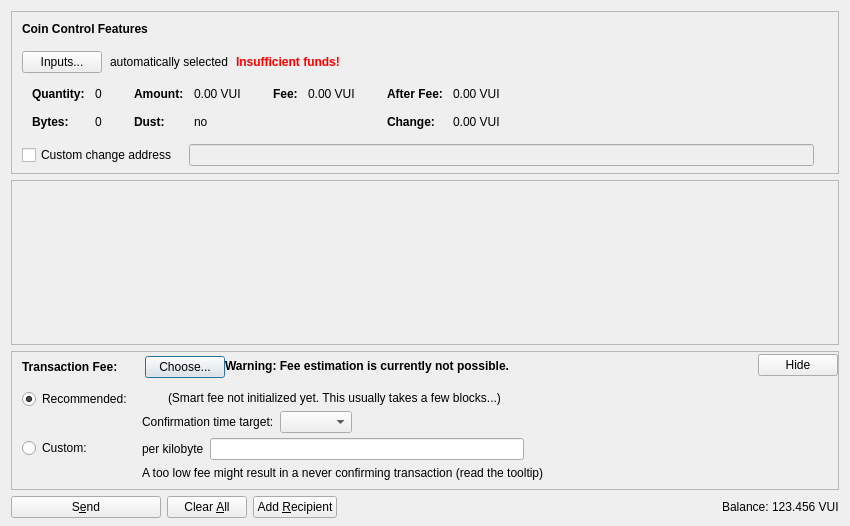
<?xml version="1.0" encoding="UTF-8"?>
<ui version="4.0">
 <class>SendCoinsDialog</class>
 <widget class="QDialog" name="SendCoinsDialog">
  <property name="geometry">
   <rect>
    <x>0</x>
    <y>0</y>
    <width>850</width>
    <height>526</height>
   </rect>
  </property>
  <property name="windowTitle">
   <string>Send Coins</string>
  </property>
  <layout class="QVBoxLayout" name="verticalLayout" stretch="0,1,0,0">
   <property name="bottomMargin">
    <number>8</number>
   </property>
   <item>
    <widget class="QFrame" name="frameCoinControl">
     <property name="sizePolicy">
      <sizepolicy hsizetype="Expanding" vsizetype="Expanding">
       <horstretch>0</horstretch>
       <verstretch>0</verstretch>
      </sizepolicy>
     </property>
     <property name="maximumSize">
      <size>
       <width>16777215</width>
       <height>16777215</height>
      </size>
     </property>
     <property name="frameShape">
      <enum>QFrame::StyledPanel</enum>
     </property>
     <property name="frameShadow">
      <enum>QFrame::Sunken</enum>
     </property>
     <layout class="QVBoxLayout" name="verticalLayoutCoinControl2">
      <property name="spacing">
       <number>0</number>
      </property>
      <property name="leftMargin">
       <number>0</number>
      </property>
      <property name="topMargin">
       <number>0</number>
      </property>
      <property name="rightMargin">
       <number>0</number>
      </property>
      <property name="bottomMargin">
       <number>6</number>
      </property>
      <item>
       <layout class="QVBoxLayout" name="verticalLayoutCoinControl" stretch="0,0,0,0,1">
        <property name="spacing">
         <number>0</number>
        </property>
        <property name="leftMargin">
         <number>10</number>
        </property>
        <property name="topMargin">
         <number>10</number>
        </property>
        <item>
         <layout class="QHBoxLayout" name="horizontalLayoutCoinControl1">
          <property name="bottomMargin">
           <number>15</number>
          </property>
          <item>
           <widget class="QLabel" name="labelCoinControlFeatures">
            <property name="sizePolicy">
             <sizepolicy hsizetype="Preferred" vsizetype="Maximum">
              <horstretch>0</horstretch>
              <verstretch>0</verstretch>
             </sizepolicy>
            </property>
            <property name="font">
             <font>
              <weight>75</weight>
              <bold>true</bold>
             </font>
            </property>
            <property name="styleSheet">
             <string notr="true">font-weight:bold;</string>
            </property>
            <property name="text">
             <string>Coin Control Features</string>
            </property>
           </widget>
          </item>
         </layout>
        </item>
        <item>
         <layout class="QHBoxLayout" name="horizontalLayoutCoinControl2" stretch="0,0,0,0">
          <property name="spacing">
           <number>8</number>
          </property>
          <property name="bottomMargin">
           <number>10</number>
          </property>
          <item>
           <widget class="QPushButton" name="pushButtonCoinControl">
            <property name="styleSheet">
             <string notr="true"/>
            </property>
            <property name="text">
             <string>Inputs...</string>
            </property>
            <property name="autoDefault">
             <bool>false</bool>
            </property>
           </widget>
          </item>
          <item>
           <widget class="QLabel" name="labelCoinControlAutomaticallySelected">
            <property name="text">
             <string>automatically selected</string>
            </property>
            <property name="margin">
             <number>5</number>
            </property>
           </widget>
          </item>
          <item>
           <widget class="QLabel" name="labelCoinControlInsuffFunds">
            <property name="font">
             <font>
              <weight>75</weight>
              <bold>true</bold>
             </font>
            </property>
            <property name="styleSheet">
             <string notr="true">color:red;font-weight:bold;</string>
            </property>
            <property name="text">
             <string>Insufficient funds!</string>
            </property>
            <property name="margin">
             <number>5</number>
            </property>
           </widget>
          </item>
          <item>
           <spacer name="horizontalSpacerCoinControl">
            <property name="orientation">
             <enum>Qt::Horizontal</enum>
            </property>
            <property name="sizeHint" stdset="0">
             <size>
              <width>40</width>
              <height>1</height>
             </size>
            </property>
           </spacer>
          </item>
         </layout>
        </item>
        <item>
         <widget class="QWidget" name="widgetCoinControl" native="true">
          <property name="sizePolicy">
           <sizepolicy hsizetype="Preferred" vsizetype="Preferred">
            <horstretch>0</horstretch>
            <verstretch>0</verstretch>
           </sizepolicy>
          </property>
          <property name="minimumSize">
           <size>
            <width>0</width>
            <height>0</height>
           </size>
          </property>
          <property name="styleSheet">
           <string notr="true"/>
          </property>
          <layout class="QHBoxLayout" name="horizontalLayoutCoinControl5">
           <property name="leftMargin">
            <number>0</number>
           </property>
           <property name="topMargin">
            <number>0</number>
           </property>
           <property name="rightMargin">
            <number>0</number>
           </property>
           <property name="bottomMargin">
            <number>0</number>
           </property>
           <item>
            <layout class="QHBoxLayout" name="horizontalLayoutCoinControl3" stretch="0,0,0,1">
             <property name="spacing">
              <number>20</number>
             </property>
             <property name="topMargin">
              <number>0</number>
             </property>
             <property name="bottomMargin">
              <number>10</number>
             </property>
             <item>
              <layout class="QFormLayout" name="formLayoutCoinControl1">
               <property name="horizontalSpacing">
                <number>10</number>
               </property>
               <property name="verticalSpacing">
                <number>14</number>
               </property>
               <property name="leftMargin">
                <number>10</number>
               </property>
               <property name="topMargin">
                <number>4</number>
               </property>
               <property name="rightMargin">
                <number>6</number>
               </property>
               <item row="0" column="0">
                <widget class="QLabel" name="labelCoinControlQuantityText">
                 <property name="font">
                  <font>
                   <weight>75</weight>
                   <bold>true</bold>
                  </font>
                 </property>
                 <property name="text">
                  <string>Quantity:</string>
                 </property>
                 <property name="margin">
                  <number>0</number>
                 </property>
                </widget>
               </item>
               <item row="0" column="1">
                <widget class="QLabel" name="labelCoinControlQuantity">
                 <property name="cursor">
                  <cursorShape>IBeamCursor</cursorShape>
                 </property>
                 <property name="contextMenuPolicy">
                  <enum>Qt::ActionsContextMenu</enum>
                 </property>
                 <property name="text">
                  <string notr="true">0</string>
                 </property>
                 <property name="margin">
                  <number>0</number>
                 </property>
                 <property name="textInteractionFlags">
                  <set>Qt::LinksAccessibleByMouse|Qt::TextSelectableByKeyboard|Qt::TextSelectableByMouse</set>
                 </property>
                </widget>
               </item>
               <item row="1" column="0">
                <widget class="QLabel" name="labelCoinControlBytesText">
                 <property name="font">
                  <font>
                   <weight>75</weight>
                   <bold>true</bold>
                  </font>
                 </property>
                 <property name="text">
                  <string>Bytes:</string>
                 </property>
                </widget>
               </item>
               <item row="1" column="1">
                <widget class="QLabel" name="labelCoinControlBytes">
                 <property name="cursor">
                  <cursorShape>IBeamCursor</cursorShape>
                 </property>
                 <property name="contextMenuPolicy">
                  <enum>Qt::ActionsContextMenu</enum>
                 </property>
                 <property name="text">
                  <string notr="true">0</string>
                 </property>
                 <property name="textInteractionFlags">
                  <set>Qt::LinksAccessibleByMouse|Qt::TextSelectableByKeyboard|Qt::TextSelectableByMouse</set>
                 </property>
                </widget>
               </item>
              </layout>
             </item>
             <item>
              <layout class="QFormLayout" name="formLayoutCoinControl2">
               <property name="horizontalSpacing">
                <number>10</number>
               </property>
               <property name="verticalSpacing">
                <number>14</number>
               </property>
               <property name="leftMargin">
                <number>6</number>
               </property>
               <property name="topMargin">
                <number>4</number>
               </property>
               <property name="rightMargin">
                <number>6</number>
               </property>
               <item row="0" column="0">
                <widget class="QLabel" name="labelCoinControlAmountText">
                 <property name="font">
                  <font>
                   <weight>75</weight>
                   <bold>true</bold>
                  </font>
                 </property>
                 <property name="text">
                  <string>Amount:</string>
                 </property>
                 <property name="margin">
                  <number>0</number>
                 </property>
                </widget>
               </item>
               <item row="0" column="1">
                <widget class="QLabel" name="labelCoinControlAmount">
                 <property name="cursor">
                  <cursorShape>IBeamCursor</cursorShape>
                 </property>
                 <property name="contextMenuPolicy">
                  <enum>Qt::ActionsContextMenu</enum>
                 </property>
                 <property name="text">
                  <string notr="true">0.00 VUI</string>
                 </property>
                 <property name="textInteractionFlags">
                  <set>Qt::LinksAccessibleByMouse|Qt::TextSelectableByKeyboard|Qt::TextSelectableByMouse</set>
                 </property>
                </widget>
               </item>
               <item row="1" column="0">
                <widget class="QLabel" name="labelCoinControlLowOutputText">
                 <property name="font">
                  <font>
                   <weight>75</weight>
                   <bold>true</bold>
                  </font>
                 </property>
                 <property name="text">
                  <string>Dust:</string>
                 </property>
                </widget>
               </item>
               <item row="1" column="1">
                <widget class="QLabel" name="labelCoinControlLowOutput">
                 <property name="cursor">
                  <cursorShape>IBeamCursor</cursorShape>
                 </property>
                 <property name="contextMenuPolicy">
                  <enum>Qt::ActionsContextMenu</enum>
                 </property>
                 <property name="text">
                  <string notr="true">no</string>
                 </property>
                 <property name="textInteractionFlags">
                  <set>Qt::LinksAccessibleByMouse|Qt::TextSelectableByKeyboard|Qt::TextSelectableByMouse</set>
                 </property>
                </widget>
               </item>
              </layout>
             </item>
             <item>
              <layout class="QFormLayout" name="formLayoutCoinControl3">
               <property name="horizontalSpacing">
                <number>10</number>
               </property>
               <property name="verticalSpacing">
                <number>14</number>
               </property>
               <property name="leftMargin">
                <number>6</number>
               </property>
               <property name="topMargin">
                <number>4</number>
               </property>
               <property name="rightMargin">
                <number>6</number>
               </property>
               <item row="0" column="0">
                <widget class="QLabel" name="labelCoinControlFeeText">
                 <property name="font">
                  <font>
                   <weight>75</weight>
                   <bold>true</bold>
                  </font>
                 </property>
                 <property name="text">
                  <string>Fee:</string>
                 </property>
                 <property name="margin">
                  <number>0</number>
                 </property>
                </widget>
               </item>
               <item row="0" column="1">
                <widget class="QLabel" name="labelCoinControlFee">
                 <property name="cursor">
                  <cursorShape>IBeamCursor</cursorShape>
                 </property>
                 <property name="contextMenuPolicy">
                  <enum>Qt::ActionsContextMenu</enum>
                 </property>
                 <property name="text">
                  <string notr="true">0.00 VUI</string>
                 </property>
                 <property name="textInteractionFlags">
                  <set>Qt::LinksAccessibleByMouse|Qt::TextSelectableByKeyboard|Qt::TextSelectableByMouse</set>
                 </property>
                </widget>
               </item>
              </layout>
             </item>
             <item>
              <layout class="QFormLayout" name="formLayoutCoinControl4">
               <property name="horizontalSpacing">
                <number>10</number>
               </property>
               <property name="verticalSpacing">
                <number>14</number>
               </property>
               <property name="leftMargin">
                <number>6</number>
               </property>
               <property name="topMargin">
                <number>4</number>
               </property>
               <property name="rightMargin">
                <number>6</number>
               </property>
               <item row="0" column="0">
                <widget class="QLabel" name="labelCoinControlAfterFeeText">
                 <property name="font">
                  <font>
                   <weight>75</weight>
                   <bold>true</bold>
                  </font>
                 </property>
                 <property name="text">
                  <string>After Fee:</string>
                 </property>
                 <property name="margin">
                  <number>0</number>
                 </property>
                </widget>
               </item>
               <item row="0" column="1">
                <widget class="QLabel" name="labelCoinControlAfterFee">
                 <property name="cursor">
                  <cursorShape>IBeamCursor</cursorShape>
                 </property>
                 <property name="contextMenuPolicy">
                  <enum>Qt::ActionsContextMenu</enum>
                 </property>
                 <property name="text">
                  <string notr="true">0.00 VUI</string>
                 </property>
                 <property name="textInteractionFlags">
                  <set>Qt::LinksAccessibleByMouse|Qt::TextSelectableByKeyboard|Qt::TextSelectableByMouse</set>
                 </property>
                </widget>
               </item>
               <item row="1" column="0">
                <widget class="QLabel" name="labelCoinControlChangeText">
                 <property name="font">
                  <font>
                   <weight>75</weight>
                   <bold>true</bold>
                  </font>
                 </property>
                 <property name="text">
                  <string>Change:</string>
                 </property>
                </widget>
               </item>
               <item row="1" column="1">
                <widget class="QLabel" name="labelCoinControlChange">
                 <property name="cursor">
                  <cursorShape>IBeamCursor</cursorShape>
                 </property>
                 <property name="contextMenuPolicy">
                  <enum>Qt::ActionsContextMenu</enum>
                 </property>
                 <property name="text">
                  <string notr="true">0.00 VUI</string>
                 </property>
                 <property name="textInteractionFlags">
                  <set>Qt::LinksAccessibleByMouse|Qt::TextSelectableByKeyboard|Qt::TextSelectableByMouse</set>
                 </property>
                </widget>
               </item>
              </layout>
             </item>
            </layout>
           </item>
          </layout>
         </widget>
        </item>
        <item>
         <layout class="QHBoxLayout" name="horizontalLayoutCoinControl4" stretch="0,0,0">
          <property name="spacing">
           <number>12</number>
          </property>
          <property name="sizeConstraint">
           <enum>QLayout::SetDefaultConstraint</enum>
          </property>
          <property name="topMargin">
           <number>5</number>
          </property>
          <property name="rightMargin">
           <number>5</number>
          </property>
          <item>
           <widget class="QCheckBox" name="checkBoxCoinControlChange">
            <property name="toolTip">
             <string>If this is activated, but the change address is empty or invalid, change will be sent to a newly generated address.</string>
            </property>
            <property name="text">
             <string>Custom change address</string>
            </property>
           </widget>
          </item>
          <item>
           <widget class="QValidatedLineEdit" name="lineEditCoinControlChange">
            <property name="enabled">
             <bool>false</bool>
            </property>
            <property name="sizePolicy">
             <sizepolicy hsizetype="Expanding" vsizetype="Fixed">
              <horstretch>0</horstretch>
              <verstretch>0</verstretch>
             </sizepolicy>
            </property>
           </widget>
          </item>
          <item>
           <widget class="QLabel" name="labelCoinControlChangeLabel">
            <property name="sizePolicy">
             <sizepolicy hsizetype="Preferred" vsizetype="Expanding">
              <horstretch>0</horstretch>
              <verstretch>0</verstretch>
             </sizepolicy>
            </property>
            <property name="minimumSize">
             <size>
              <width>0</width>
              <height>0</height>
             </size>
            </property>
            <property name="text">
             <string/>
            </property>
            <property name="margin">
             <number>3</number>
            </property>
           </widget>
          </item>
         </layout>
        </item>
        <item>
         <spacer name="verticalSpacerCoinControl">
          <property name="orientation">
           <enum>Qt::Vertical</enum>
          </property>
          <property name="sizeHint" stdset="0">
           <size>
            <width>800</width>
            <height>1</height>
           </size>
          </property>
         </spacer>
        </item>
       </layout>
      </item>
     </layout>
    </widget>
   </item>
   <item>
    <widget class="QScrollArea" name="scrollArea">
     <property name="widgetResizable">
      <bool>true</bool>
     </property>
     <widget class="QWidget" name="scrollAreaWidgetContents">
      <property name="geometry">
       <rect>
        <x>0</x>
        <y>0</y>
        <width>830</width>
        <height>104</height>
       </rect>
      </property>
      <layout class="QVBoxLayout" name="verticalLayout_2" stretch="0,1">
       <property name="leftMargin">
        <number>0</number>
       </property>
       <property name="topMargin">
        <number>0</number>
       </property>
       <property name="rightMargin">
        <number>0</number>
       </property>
       <property name="bottomMargin">
        <number>0</number>
       </property>
       <item>
        <layout class="QVBoxLayout" name="entries">
         <property name="spacing">
          <number>6</number>
         </property>
        </layout>
       </item>
       <item>
        <spacer name="verticalSpacer">
         <property name="orientation">
          <enum>Qt::Vertical</enum>
         </property>
         <property name="sizeHint" stdset="0">
          <size>
           <width>20</width>
           <height>40</height>
          </size>
         </property>
        </spacer>
       </item>
      </layout>
     </widget>
    </widget>
   </item>
   <item>
    <widget class="QFrame" name="frameFee">
     <property name="sizePolicy">
      <sizepolicy hsizetype="Expanding" vsizetype="Expanding">
       <horstretch>0</horstretch>
       <verstretch>0</verstretch>
      </sizepolicy>
     </property>
     <property name="maximumSize">
      <size>
       <width>16777215</width>
       <height>16777215</height>
      </size>
     </property>
     <property name="frameShape">
      <enum>QFrame::StyledPanel</enum>
     </property>
     <property name="frameShadow">
      <enum>QFrame::Sunken</enum>
     </property>
     <layout class="QVBoxLayout" name="verticalLayoutFee1">
      <property name="spacing">
       <number>0</number>
      </property>
      <property name="leftMargin">
       <number>0</number>
      </property>
      <property name="topMargin">
       <number>0</number>
      </property>
      <property name="rightMargin">
       <number>0</number>
      </property>
      <property name="bottomMargin">
       <number>0</number>
      </property>
      <item>
       <layout class="QVBoxLayout" name="verticalLayoutFee2" stretch="0,0,0">
        <property name="spacing">
         <number>0</number>
        </property>
        <property name="leftMargin">
         <number>10</number>
        </property>
        <property name="topMargin">
         <number>0</number>
        </property>
        <item>
         <layout class="QHBoxLayout" name="horizontalLayoutFee1">
          <property name="bottomMargin">
           <number>0</number>
          </property>
          <item>
           <layout class="QVBoxLayout" name="verticalLayoutFee7">
            <property name="spacing">
             <number>0</number>
            </property>
            <item>
             <spacer name="verticalSpacerSmartFee">
              <property name="orientation">
               <enum>Qt::Vertical</enum>
              </property>
              <property name="sizeType">
               <enum>QSizePolicy::Fixed</enum>
              </property>
              <property name="sizeHint" stdset="0">
               <size>
                <width>1</width>
                <height>4</height>
               </size>
              </property>
             </spacer>
            </item>
            <item>
             <layout class="QHBoxLayout" name="horizontalLayoutSmartFee">
              <property name="spacing">
               <number>10</number>
              </property>
              <item>
               <widget class="QLabel" name="labelFeeHeadline">
                <property name="sizePolicy">
                 <sizepolicy hsizetype="Preferred" vsizetype="Maximum">
                  <horstretch>0</horstretch>
                  <verstretch>0</verstretch>
                 </sizepolicy>
                </property>
                <property name="font">
                 <font>
                  <weight>75</weight>
                  <bold>true</bold>
                 </font>
                </property>
                <property name="styleSheet">
                 <string notr="true">font-weight:bold;</string>
                </property>
                <property name="text">
                 <string>Transaction Fee:</string>
                </property>
               </widget>
              </item>
              <item>
               <widget class="QLabel" name="labelFeeMinimized">
                <property name="text">
                 <string/>
                </property>
               </widget>
              </item>
              <item>
               <widget class="QPushButton" name="buttonChooseFee">
                <property name="text">
                 <string>Choose...</string>
                </property>
               </widget>
              </item>
             </layout>
            </item>
            <item>
             <spacer name="verticalSpacer_5">
              <property name="orientation">
               <enum>Qt::Vertical</enum>
              </property>
              <property name="sizeHint" stdset="0">
               <size>
                <width>1</width>
                <height>1</height>
               </size>
              </property>
             </spacer>
            </item>
           </layout>
          </item>
          <item>
           <widget class="QLabel" name="fallbackFeeWarningLabel">
            <property name="toolTip">
             <string>Using the fallbackfee can result in sending a transaction that will take several hours or days (or never) to confirm. Consider choosing your fee manually or wait until you have validated the complete chain.</string>
            </property>
            <property name="font">
            <font>
                <weight>75</weight>
                <bold>true</bold>
            </font>
            </property>
            <property name="text">
             <string>Warning: Fee estimation is currently not possible.</string>
            </property>
            <property name="wordWrap">
             <bool>false</bool>
            </property>
           </widget>
          </item>
          <item>
           <spacer name="horizontalSpacer_4">
            <property name="orientation">
             <enum>Qt::Horizontal</enum>
            </property>
            <property name="sizeType">
             <enum>QSizePolicy::MinimumExpanding</enum>
            </property>
            <property name="sizeHint" stdset="0">
             <size>
              <width>40</width>
              <height>20</height>
             </size>
            </property>
           </spacer>
          </item>
          <item>
           <widget class="QPushButton" name="buttonMinimizeFee">
            <property name="toolTip">
             <string>Hide transaction fee settings</string>
            </property>
            <property name="text">
             <string>Hide</string>
            </property>
           </widget>
          </item>
         </layout>
        </item>
        <item>
         <widget class="QFrame" name="frameFeeSelection">
          <layout class="QVBoxLayout" name="verticalLayoutFee12">
           <property name="spacing">
            <number>0</number>
           </property>
           <property name="leftMargin">
            <number>0</number>
           </property>
           <property name="topMargin">
            <number>0</number>
           </property>
           <property name="rightMargin">
            <number>0</number>
           </property>
           <property name="bottomMargin">
            <number>0</number>
           </property>
           <item>
            <layout class="QGridLayout" name="gridLayoutFee">
             <property name="topMargin">
              <number>10</number>
             </property>
             <property name="bottomMargin">
              <number>4</number>
             </property>
             <property name="horizontalSpacing">
              <number>10</number>
             </property>
             <property name="verticalSpacing">
              <number>4</number>
             </property>
             <item row="1" column="1">
              <layout class="QVBoxLayout" name="verticalLayoutFee8">
               <property name="spacing">
                <number>6</number>
               </property>
               <item>
                <layout class="QHBoxLayout" name="horizontalLayoutFee13">
                 <item>
                  <widget class="QLabel" name="labelCustomPerKilobyte">
                   <property name="toolTip">
                    <string>Specify a custom fee per kB (1,000 bytes) of the transaction's virtual size.

Note:  Since the fee is calculated on a per-byte basis, a fee of "100 satoshis per kB" for a transaction size of 500 bytes (half of 1 kB) would ultimately yield a fee of only 50 satoshis.</string>
                   </property>
                   <property name="text">
                    <string>per kilobyte</string>
                   </property>
                  </widget>
                 </item>
                 <item>
                  <widget class="BitcoinAmountField" name="customFee"/>
                 </item>
                 <item>
                  <spacer name="horizontalSpacer_6">
                   <property name="orientation">
                    <enum>Qt::Horizontal</enum>
                   </property>
                   <property name="sizeHint" stdset="0">
                    <size>
                     <width>1</width>
                     <height>1</height>
                    </size>
                   </property>
                  </spacer>
                 </item>
                </layout>
               </item>
               <item>
                <layout class="QHBoxLayout" name="horizontalLayoutFee8">
                 <item>
                  <widget class="QLabel" name="labelCustomFeeWarning">
                   <property name="enabled">
                    <bool>true</bool>
                   </property>
                   <property name="toolTip">
                    <string>When there is less transaction volume than space in the blocks, miners as well as relaying nodes may enforce a minimum fee. Paying only this minimum fee is just fine, but be aware that this can result in a never confirming transaction once there is more demand for vuicoin transactions than the network can process.</string>
                   </property>
                   <property name="text">
                    <string>A too low fee might result in a never confirming transaction (read the tooltip)</string>
                   </property>
                  </widget>
                 </item>
                 <item>
                  <spacer name="horizontalSpacer_2">
                   <property name="orientation">
                    <enum>Qt::Horizontal</enum>
                   </property>
                   <property name="sizeHint" stdset="0">
                    <size>
                     <width>1</width>
                     <height>1</height>
                    </size>
                   </property>
                  </spacer>
                 </item>
                </layout>
               </item>
              </layout>
             </item>
             <item row="0" column="0">
              <layout class="QVBoxLayout" name="verticalLayoutFee4" stretch="0,1">
               <item>
                <widget class="QRadioButton" name="radioSmartFee">
                 <property name="text">
                  <string>Recommended:</string>
                 </property>
                 <property name="checked">
                  <bool>true</bool>
                 </property>
                 <attribute name="buttonGroup">
                  <string notr="true">groupFee</string>
                 </attribute>
                </widget>
               </item>
               <item>
                <spacer name="verticalSpacer_2">
                 <property name="orientation">
                  <enum>Qt::Vertical</enum>
                 </property>
                 <property name="sizeHint" stdset="0">
                  <size>
                   <width>1</width>
                   <height>1</height>
                  </size>
                 </property>
                </spacer>
               </item>
              </layout>
             </item>
             <item row="1" column="0">
              <layout class="QVBoxLayout" name="verticalLayoutFee9" stretch="0,1">
               <item>
                <widget class="QRadioButton" name="radioCustomFee">
                 <property name="text">
                  <string>Custom:</string>
                 </property>
                 <attribute name="buttonGroup">
                  <string notr="true">groupFee</string>
                 </attribute>
                </widget>
               </item>
               <item>
                <spacer name="verticalSpacer_6">
                 <property name="orientation">
                  <enum>Qt::Vertical</enum>
                 </property>
                 <property name="sizeHint" stdset="0">
                  <size>
                   <width>1</width>
                   <height>1</height>
                  </size>
                 </property>
                </spacer>
               </item>
              </layout>
             </item>
             <item row="0" column="1">
              <layout class="QVBoxLayout" name="verticalLayoutFee3" stretch="0,0,1">
               <property name="spacing">
                <number>6</number>
               </property>
               <property name="topMargin">
                <number>2</number>
               </property>
               <item>
                <layout class="QHBoxLayout" name="horizontalLayoutFee12">
                 <item>
                  <widget class="QLabel" name="labelSmartFee">
                   <property name="text">
                    <string/>
                   </property>
                  </widget>
                 </item>
                 <item>
                  <widget class="QLabel" name="labelFeeEstimation">
                   <property name="text">
                    <string/>
                   </property>
                  </widget>
                 </item>
                 <item>
                  <widget class="QLabel" name="labelSmartFee2">
                   <property name="text">
                    <string>(Smart fee not initialized yet. This usually takes a few blocks...)</string>
                   </property>
                  </widget>
                 </item>
                 <item>
                  <spacer name="horizontalSpacer_5">
                   <property name="orientation">
                    <enum>Qt::Horizontal</enum>
                   </property>
                   <property name="sizeHint" stdset="0">
                    <size>
                     <width>1</width>
                     <height>1</height>
                    </size>
                   </property>
                  </spacer>
                 </item>
                </layout>
               </item>
               <item>
                <layout class="QHBoxLayout" name="horizontalLayoutFee9">
                 <item>
                  <layout class="QVBoxLayout" name="verticalLayoutFee6">
                   <item>
                    <widget class="QLabel" name="labelSmartFee3">
                     <property name="text">
                      <string>Confirmation time target:</string>
                     </property>
                    </widget>
                   </item>
                  </layout>
                 </item>
                 <item>
                  <layout class="QVBoxLayout" name="verticalLayoutFee5">
                   <property name="rightMargin">
                    <number>30</number>
                   </property>
                   <item>
                    <layout class="QHBoxLayout" name="horizontalLayoutConfTarget">
                     <property name="bottomMargin">
                      <number>0</number>
                     </property>
                     <item>
                      <widget class="QComboBox" name="confTargetSelector"/>
                     </item>
                     <item>
                      <spacer name="horizontalSpacerConfTarget">
                       <property name="orientation">
                        <enum>Qt::Horizontal</enum>
                       </property>
                       <property name="sizeHint" stdset="0">
                        <size>
                         <width>40</width>
                         <height>20</height>
                        </size>
                       </property>
                      </spacer>
                     </item>
                    </layout>
                   </item>
                  </layout>
                 </item>
                </layout>
               </item>
               <item>
                <spacer name="verticalSpacer_4">
                 <property name="orientation">
                  <enum>Qt::Vertical</enum>
                 </property>
                 <property name="sizeHint" stdset="0">
                  <size>
                   <width>1</width>
                   <height>1</height>
                  </size>
                 </property>
                </spacer>
               </item>
              </layout>
             </item>
            </layout>
           </item>
          </layout>
         </widget>
        </item>
        <item>
         <spacer name="verticalSpacerFee">
          <property name="orientation">
           <enum>Qt::Vertical</enum>
          </property>
          <property name="sizeHint" stdset="0">
           <size>
            <width>40</width>
            <height>5</height>
           </size>
          </property>
         </spacer>
        </item>
       </layout>
      </item>
     </layout>
    </widget>
   </item>
   <item>
    <layout class="QHBoxLayout" name="horizontalLayout">
     <item>
      <widget class="QPushButton" name="sendButton">
       <property name="minimumSize">
        <size>
         <width>150</width>
         <height>0</height>
        </size>
       </property>
       <property name="toolTip">
        <string>Confirm the send action</string>
       </property>
       <property name="text">
        <string>S&amp;end</string>
       </property>
       <property name="icon">
        <iconset resource="../bitcoin.qrc">
         <normaloff>:/icons/send</normaloff>:/icons/send</iconset>
       </property>
       <property name="autoDefault">
        <bool>false</bool>
       </property>
       <property name="default">
        <bool>false</bool>
       </property>
      </widget>
     </item>
     <item>
      <widget class="QPushButton" name="clearButton">
       <property name="sizePolicy">
        <sizepolicy hsizetype="Minimum" vsizetype="Fixed">
         <horstretch>0</horstretch>
         <verstretch>0</verstretch>
        </sizepolicy>
       </property>
       <property name="toolTip">
        <string>Clear all fields of the form.</string>
       </property>
       <property name="text">
        <string>Clear &amp;All</string>
       </property>
       <property name="icon">
        <iconset resource="../bitcoin.qrc">
         <normaloff>:/icons/remove</normaloff>:/icons/remove</iconset>
       </property>
       <property name="autoDefault">
        <bool>false</bool>
       </property>
      </widget>
     </item>
     <item>
      <widget class="QPushButton" name="addButton">
       <property name="toolTip">
        <string>Send to multiple recipients at once</string>
       </property>
       <property name="text">
        <string>Add &amp;Recipient</string>
       </property>
       <property name="icon">
        <iconset resource="../bitcoin.qrc">
         <normaloff>:/icons/add</normaloff>:/icons/add</iconset>
       </property>
       <property name="autoDefault">
        <bool>false</bool>
       </property>
      </widget>
     </item>
     <item>
      <spacer name="horizontalSpacer">
       <property name="orientation">
        <enum>Qt::Horizontal</enum>
       </property>
       <property name="sizeHint" stdset="0">
        <size>
         <width>40</width>
         <height>20</height>
        </size>
       </property>
      </spacer>
     </item>
     <item>
      <layout class="QHBoxLayout" name="horizontalLayout_2">
       <property name="spacing">
        <number>3</number>
       </property>
       <item>
        <widget class="QLabel" name="labelBalanceName">
         <property name="sizePolicy">
          <sizepolicy hsizetype="Preferred" vsizetype="Fixed">
           <horstretch>0</horstretch>
           <verstretch>0</verstretch>
          </sizepolicy>
         </property>
         <property name="text">
          <string>Balance:</string>
         </property>
        </widget>
       </item>
       <item>
        <widget class="QLabel" name="labelBalance">
         <property name="sizePolicy">
          <sizepolicy hsizetype="Preferred" vsizetype="Fixed">
           <horstretch>0</horstretch>
           <verstretch>0</verstretch>
          </sizepolicy>
         </property>
         <property name="cursor">
          <cursorShape>IBeamCursor</cursorShape>
         </property>
         <property name="text">
          <string notr="true">123.456 VUI</string>
         </property>
         <property name="textInteractionFlags">
          <set>Qt::LinksAccessibleByMouse|Qt::TextSelectableByKeyboard|Qt::TextSelectableByMouse</set>
         </property>
        </widget>
       </item>
      </layout>
     </item>
    </layout>
   </item>
  </layout>
 </widget>
 <customwidgets>
  <customwidget>
   <class>QValidatedLineEdit</class>
   <extends>QLineEdit</extends>
   <header>qt/qvalidatedlineedit.h</header>
  </customwidget>
  <customwidget>
   <class>BitcoinAmountField</class>
   <extends>QLineEdit</extends>
   <header>qt/bitcoinamountfield.h</header>
   <container>1</container>
  </customwidget>
 </customwidgets>
 <resources>
  <include location="../bitcoin.qrc"/>
 </resources>
 <connections/>
 <buttongroups>
  <buttongroup name="groupFee"/>
 </buttongroups>
</ui>
